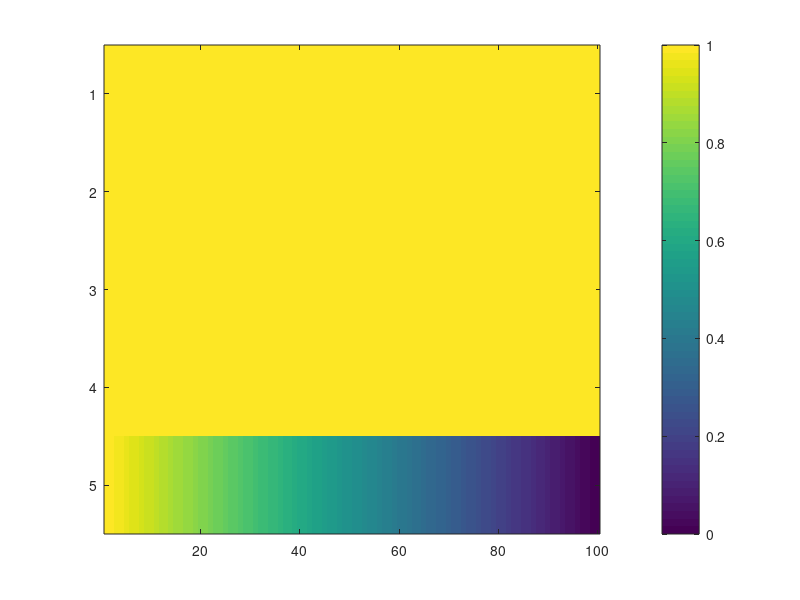

MATLAB code for this plot: (Note: this script raises an error after producing the figure.)
n_bandits = input("Enter a number of bandits (default is 2): ");
if isempty(n_bandits) || n_bandits < 0
    n_bandits = 2;
end

reward = 1;
cost = 1;
PH = rand(1,n_bandits);
xs = linspace(0,1);

beliefs = ones(n_bandits, length(xs));

fprintf("There are %d slot machines in front of you.\n", n_bandits)
fprintf("Each one has some probability of giving you a prize.\n")
fprintf("It costs you $%d to place a bet.\n", cost)
fprintf("If you win, you get back your bet plus a reward of $%d.\n", reward)
fprintf("Otherwise, you lose your bet.\n")
fprintf("Try to maximize your score!\n")

cur_score = 0;
action = 0;
a_t = [];
while action >= 0
    action = input(sprintf("Choose a machine, 1-%d (default 1). Enter -1 to quit.",n_bandits));
    if action < 0
        break
    end
    if isempty(action) || action < 1 || action > n_bandits
        action = 1;
    end

    a_t = [a_t action];

    if rand < PH(action(end))
        cur_score = [cur_score (cur_score(end) + reward)];
        beliefs(action, :) = beliefs(action, :) .* xs;
        fprintf("You won! ")
    else
        cur_score = [cur_score (cur_score(end) - cost)];
        beliefs(action, :) = beliefs(action, :) .* (1 - xs);
        fprintf("You lost. ")
    end
%     beliefs(action, :) = beliefs(action, :) / trapz(xs, beliefs(action,:));
    beliefs(action, :) = beliefs(action, :) / max(beliefs(action, :));
    fprintf("Your current score is %d\n", cur_score(end))

    imagesc(beliefs)
    c = colorbar;
    c.Label.String = "Belief";
    title("Current Normalized Beliefs")
    ylabel("Bandit")
    xlabel("Probability of Reward")
    xticklabels(xs(xticks))
end

fprintf("Your final score was %d\n", cur_score(end))

colors = rand(n_bandits, 3);
figure
hold on
for bandit = 1:n_bandits
    beliefs(bandit, :) = beliefs(bandit, :) / trapz(xs, beliefs(bandit,:));
    plot(xs, beliefs(bandit, :), 'Color', colors(bandit, :), 'DisplayName', sprintf('Bandit %d', bandit))
    xline(PH(bandit), 'color', colors(bandit, :), 'HandleVisibility','off');
end
legend
title("Final Beliefs")
xlabel("Probability of Reward")
ylabel("Probability Density")
hold off

figure
hold on
plot(0:length(a_t), cur_score)
scatter(1:length(a_t), cur_score(2:end), [], a_t, 'filled')
xlabel("Timestep")
ylabel("Score")
yline(0, 'Color', '#808080')
c = colorbar('Ticks', 1:n_bandits);
c.Label.String = "Action Taken";
hold off
